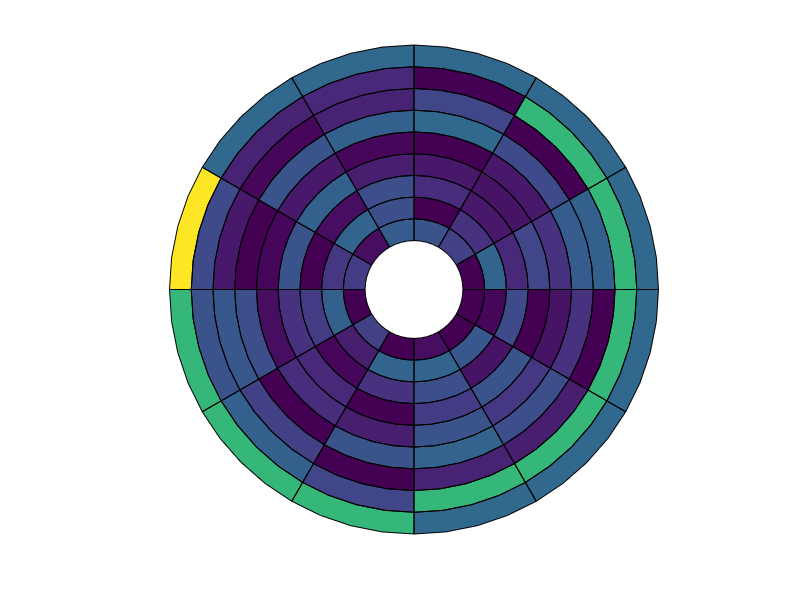

Write the MATLAB code that produced this figure.
% BULLSEYE plots patch data in polar coordinates.  The DATA matrix is
% mapped to a bullseye plot as follows.  The matrix rows are mapped to 
% the circumference and matrix columns are mapped to radial direction.  For
% example, the top-left (first row, first column) data point in the matrix is
% mapped to the inner-most radial patch and starts from 0 degrees (far
% right of bullseye, not top) and extends counter-clockwise.  
%
% If you use the hard coded cardiac anatomic lables then this first
% row is within the INFEROTLATERAL segment.  The last row is within the
% INFERIOR segment.
%
% SYNTAX: h=bullseye(DATA,varargin)
%
% color       - matrix of data (ROWSxCOLUMNS==CIRCUMFERENCExRADIUS)
% param.N     - number of points used to define each patch
% param.rho   - 2x1 or 1x2 vector of inner and outer radius
% param.tht   - 2x1 or 1x2 vector of beginning and ending circumference in DEGREES
% param.tht0  - 1x1 value in degrees indicating the circumferential location of the first segment (>0 is CCW)
% param.labels- 0 or 1, flag that turns on anatomic labeling
% param.lines - 1x2 or 2x1, determines number of RADIAL x CIRCUMFERENTIAL lines to use for anatomic sector emphasis
%
% h     - handle for the patch object
%
% Example: bullseye;                                    % Try running it with no input arguments.
%          bullseye(rand(3,5),'N',100,'tht',[45 180]);
%
% Feedback:  Rate this file @ <a href="matlab:web('http://www.mathworks.com/matlabcentral/fileexchange/loadAuthor.do?objectType=author&objectId=1093772','-browser')">MATLAB Central File Exchange</a>
%
% DBE 2004/07/21
% DBE 2005/10/24 Minor bug fixes

% http://www.mathworks.com/matlabcentral/fileexchange/loadAuthor.do?objectType=author&objectId=1093772&objectType=author
%
% modified for 16 segments AHA representation
% 
% usage example:
% data=[3.3	2.8	2.3	1.6	2.0	3.1	4.3	3.8	3.5	3.6	3.7	4.5	4.8	4.8	4.8	4.8];
% figure(1), bullseye2(data','aha',1,'n',10);colormap('winter'),caxis([1 5]);
% 
% SSSR 2018/07/16

% function [h,t]=bullseye_plot(data,varargin)
function fig=bullseye_plot(data,varargin)
fig = figure;

if nargin==0
  data=rand(12,9);
  data(1,:)=1;
  data(2,:)=2;
  data(:,1)=0;
  data(1,1)=3;
end

data=flipud(data);  % The matrices are defined from left to right...graph is CCW

param.N    =[];
param.rho  =[];
param.tht  =[];
param.tht0 =[];
param.label=[];
param.lines=[];
param.isAHA=0;
param.axes = [];

i = 1;
while i <= length(varargin)
  switch lower(varargin{i})
    case 'n'
      param.N    =varargin{i+1};   i=i+2;
    case 'rho'
      param.rho  =varargin{i+1};   i=i+2;
    case 'tht'
      param.tht  =varargin{i+1};   i=i+2;
    case 'tht0'
      param.tht0 =varargin{i+1};   i=i+2;
    case {'label','labels'}
      param.label=varargin{i+1};   i=i+2;
    case 'lines'
      param.lines=varargin{i+1};   i=i+2;
    case 'aha'
      param.isAHA=varargin{i+1};   i=i+2;
    otherwise
      error(['Input argument ',varargin{i},' not valid.']);
  end
end

if isempty(param.N   ),      param.N     =5                            ; end
if isempty(param.rho ),      param.rho   =[1 5]                        ; end
if isempty(param.tht ),      param.tht   =[0 360]                      ; end
if isempty(param.tht0),      param.tht0  =0                            ; end
if isempty(param.label),     param.label =0                            ; end
if isempty(param.lines),     param.lines =[]                           ; end

[X,Y]=gen_xy(data,param);
h=patch(X,Y,lin(data')');

if ~isempty(param.lines)
  [X,Y]=gen_xy(zeros(param.lines),param);
  h=patch(X,Y,lin(zeros(param.lines)')');
    set(h,'linewidth',3,'facecolor','none');
end

axis equal off;
set(gcf,'color',[1 1 1]);

if param.label, t=bull_labels(param); end

% c=colorbar;

return

function [X,Y]=gen_xy(data,param);
ind=1;
Nrad = size(data,2);
Ncirc = size(data,1)*ones(Nrad,1);
Ncircoffset = zeros(Nrad,1);
if(param.isAHA)
    Nrad = 3;
    Ncirc = [4 6 6];
    Ncircoffset = [135 180 180];
end

for k=1:Nrad
    for j=1:Ncirc(k)
        dtht=-diff(param.tht)/Ncirc(k);
        tht1=dtht*(j-1)+param.tht(1)-param.tht0-90+Ncircoffset(k);
        tht2=dtht* j   +param.tht(1)-param.tht0-90+Ncircoffset(k);
        
        dr=diff(param.rho)/Nrad;
        rho1=dr*(k-1)+param.rho(1);
        rho2=dr* k   +param.rho(1);
        
        ang = linspace(tht1/180*pi,tht2/180*pi,param.N);
        [arc1.x,arc1.y]=pol2cart(ang,rho1);
        [arc2.x,arc2.y]=pol2cart(ang,rho2);
        X(:,ind)=[arc1.x arc2.x(end:-1:1)];
        Y(:,ind)=[arc1.y arc2.y(end:-1:1)];
        ind=ind+1;
    end
end
return



function t=bull_labels(param);

% Labels are added CCW...this alone determines that the first ROW is INFEROLATERAL etc...
label{1}='anterolateral';
label{2}='anterior';
label{3}='anteroseptal';
label{4}='inferoseptal';
label{5}='inferior';
label{6}='inferolateral';
% label{1}='anterior';
% label{2}='anteroseptal';
% label{3}='inferoseptal';
% label{4}='inferior';
% label{5}='inferolateral';
% label{6}='anterolateral';

for k=1:length(label)  
%   ang=(60*(k-1)-param.tht0-30)*(pi/180);
  ang=(60*(k-1)-param.tht0-60)*(pi/180);
%   [x,y]=pol2cart(ang,1.08*max(param.rho));
  [x,y]=pol2cart(ang,0.875*max(param.rho));
  t(k)=text(x,y,label{k});
  if rem((ang*180/pi),360)>=180
    set(t(k),'rotation',ang*(180/pi)+90,'HorizontalAlignment','Center','FontSize',14,'FontName','Courier','FontWeight','Bold');
  elseif (ang*180/pi)==0 | (ang*180/pi)==360
    set(t(k),'rotation',ang*(180/pi)+90,'HorizontalAlignment','Center','FontSize',14,'FontName','Courier','FontWeight','Bold');
  else
    set(t(k),'rotation',ang*(180/pi)-90,'HorizontalAlignment','Center','FontSize',14,'FontName','Courier','FontWeight','Bold');
  end
end

return

%  This function linearizes a matrix (m) of any dimension (eg M=m(:)).
%  If an index vector (ind) is given then the the ind entries of m(:) are
%  returned.
%
% SYNTAX: m=lin(m);
%         m=lin(m,ind);
%
% DBE 12/22/03

function m=lin(m,ind)

m=m(:);

if nargin==2
  m=m(ind);
end

return